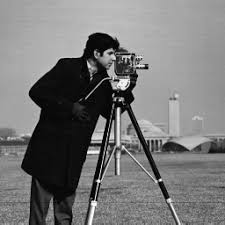
%> input picture DIP/Solutions/download.jpg, 225 x 225 px
$ octave DEVIDE.m   (GNU Octave 9; MATLAB toolbox functions it lacks are replaced by stand-ins)
%> lines starting %> are read from the running program, lines starting %| are printed output that depends on the picture
%divide 1 image into different parts
clear all
clc
%reading image
a=imread('download.jpg');
%> a is the input picture: size 225x225x3 uint8; min 0, max 255, mean 118.8
r=size(a,1);
%> r = 225
c=size(a,2);
%> c = 225

r1=round(r/2);
%> r1 = 113
c1=round(c/2);
%> c1 = 113

subplot(3,2,1),imshow(a);

for i=1:r1;
    for j=1:c1;

           x1(i,j)= a(i,j);
    end
end
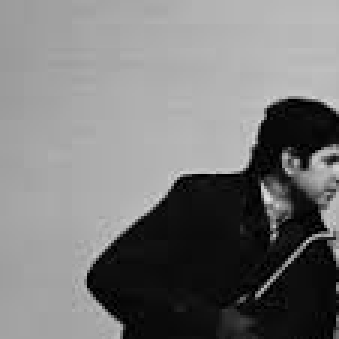
%> x1: size 113x113 uint8 (shown 3 times larger); min 0, max 226, mean 119.8

    for i=1:r1;
        for j=1:c1;

            x2(i,j)=a(i,j+c1-1);
        end
    end
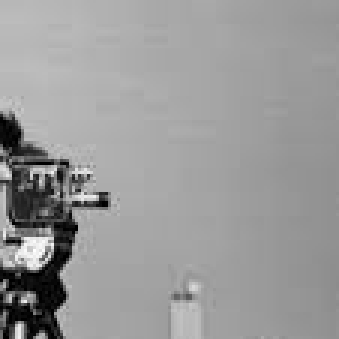
%> x2: size 113x113 uint8 (shown 3 times larger); min 0, max 255, mean 153.7

    for i=1:r1;
        for j=1:c1;

            x3(i,j)=a(i+r1-1,j);
        end
    end
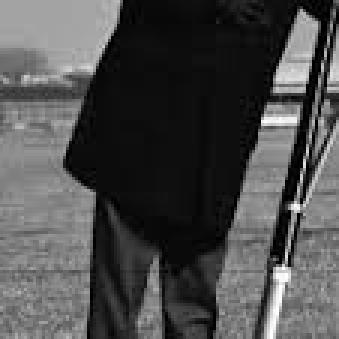
%> x3: size 113x113 uint8 (shown 3 times larger); min 0, max 255, mean 76.1

    for i=1:r1;
        for j=1:c1;

            x4(i,j)=a(i+r1-1,j+c1-1);
         end
   end
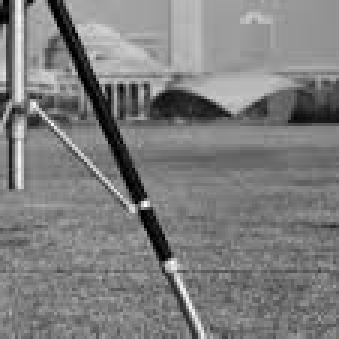
%> x4: size 113x113 uint8 (shown 3 times larger); min 0, max 255, mean 125.7

 imwrite(x1,'im1.jpg');
 imwrite(x2,'im2.jpg');
 imwrite(x3,'im3.jpg');
 imwrite(x4,'im4.jpg');
subplot(3,2,2),imshow(x1);
subplot(3,2,3),imshow(x2);
subplot(3,2,4),imshow(x3);
subplot(3,2,5),imshow(x4);

$ run again, with DIP/Solutions/check.jpg copied over DIP/Solutions/download.jpg
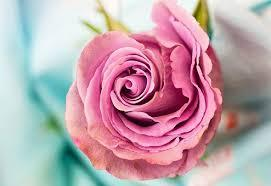
%> input picture DIP/Solutions/check.jpg, 271 x 186 px
%> a is the input picture: size 186x271x3 uint8; mean R, G, B 189.7, 163.4, 172
%> after the loop `for i=1:r1;`:
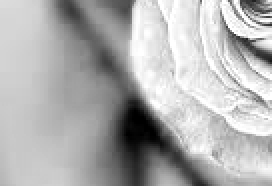
%> x3: size 93x136 uint8 (shown 2 times larger); min 0, max 255, mean 176.1
%> after the loop `for i=1:r1;`:
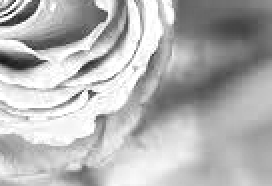
%> x4: size 93x136 uint8 (shown 2 times larger); min 22, max 255, mean 179.5
